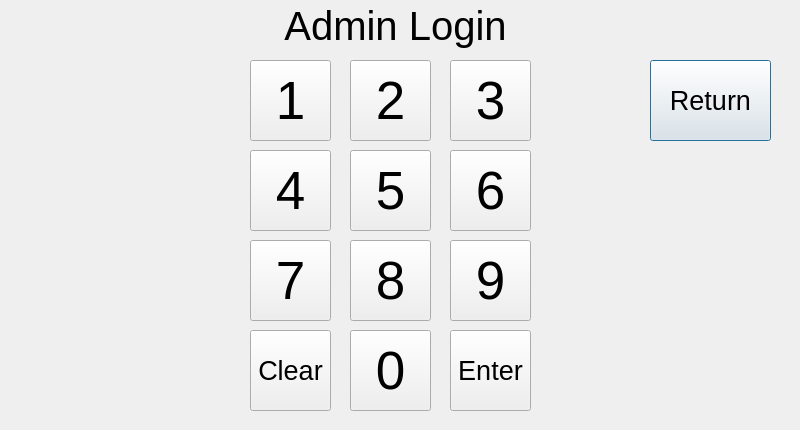
<?xml version="1.0" encoding="UTF-8"?>
<ui version="4.0">
 <class>Dialog</class>
 <widget class="QDialog" name="Dialog">
  <property name="geometry">
   <rect>
    <x>0</x>
    <y>0</y>
    <width>800</width>
    <height>430</height>
   </rect>
  </property>
  <property name="windowTitle">
   <string>Dialog</string>
  </property>
  <property name="styleSheet">
   <string notr="true">
</string>
  </property>
  <widget class="QPushButton" name="back">
   <property name="geometry">
    <rect>
     <x>650</x>
     <y>60</y>
     <width>121</width>
     <height>81</height>
    </rect>
   </property>
   <property name="font">
    <font>
     <pointsize>20</pointsize>
    </font>
   </property>
   <property name="styleSheet">
    <string notr="true"/>
   </property>
   <property name="text">
    <string>Return</string>
   </property>
  </widget>
  <widget class="QLabel" name="label">
   <property name="geometry">
    <rect>
     <x>230</x>
     <y>0</y>
     <width>331</width>
     <height>51</height>
    </rect>
   </property>
   <property name="font">
    <font>
     <pointsize>30</pointsize>
    </font>
   </property>
   <property name="text">
    <string>Admin Login</string>
   </property>
   <property name="alignment">
    <set>Qt::AlignCenter</set>
   </property>
  </widget>
  <widget class="QPushButton" name="one">
   <property name="geometry">
    <rect>
     <x>250</x>
     <y>60</y>
     <width>81</width>
     <height>81</height>
    </rect>
   </property>
   <property name="font">
    <font>
     <pointsize>40</pointsize>
    </font>
   </property>
   <property name="text">
    <string>1</string>
   </property>
  </widget>
  <widget class="QPushButton" name="two">
   <property name="geometry">
    <rect>
     <x>350</x>
     <y>60</y>
     <width>81</width>
     <height>81</height>
    </rect>
   </property>
   <property name="font">
    <font>
     <pointsize>40</pointsize>
    </font>
   </property>
   <property name="text">
    <string>2</string>
   </property>
  </widget>
  <widget class="QPushButton" name="three">
   <property name="geometry">
    <rect>
     <x>450</x>
     <y>60</y>
     <width>81</width>
     <height>81</height>
    </rect>
   </property>
   <property name="font">
    <font>
     <pointsize>40</pointsize>
    </font>
   </property>
   <property name="text">
    <string>3</string>
   </property>
  </widget>
  <widget class="QPushButton" name="four">
   <property name="geometry">
    <rect>
     <x>250</x>
     <y>150</y>
     <width>81</width>
     <height>81</height>
    </rect>
   </property>
   <property name="font">
    <font>
     <pointsize>40</pointsize>
    </font>
   </property>
   <property name="text">
    <string>4</string>
   </property>
  </widget>
  <widget class="QPushButton" name="five">
   <property name="geometry">
    <rect>
     <x>350</x>
     <y>150</y>
     <width>81</width>
     <height>81</height>
    </rect>
   </property>
   <property name="font">
    <font>
     <pointsize>40</pointsize>
    </font>
   </property>
   <property name="text">
    <string>5</string>
   </property>
  </widget>
  <widget class="QPushButton" name="six">
   <property name="geometry">
    <rect>
     <x>450</x>
     <y>150</y>
     <width>81</width>
     <height>81</height>
    </rect>
   </property>
   <property name="font">
    <font>
     <pointsize>40</pointsize>
    </font>
   </property>
   <property name="text">
    <string>6</string>
   </property>
  </widget>
  <widget class="QPushButton" name="seven">
   <property name="geometry">
    <rect>
     <x>250</x>
     <y>240</y>
     <width>81</width>
     <height>81</height>
    </rect>
   </property>
   <property name="font">
    <font>
     <pointsize>40</pointsize>
    </font>
   </property>
   <property name="text">
    <string>7</string>
   </property>
  </widget>
  <widget class="QPushButton" name="clear">
   <property name="geometry">
    <rect>
     <x>250</x>
     <y>330</y>
     <width>81</width>
     <height>81</height>
    </rect>
   </property>
   <property name="font">
    <font>
     <pointsize>20</pointsize>
    </font>
   </property>
   <property name="text">
    <string>Clear</string>
   </property>
  </widget>
  <widget class="QPushButton" name="eight">
   <property name="geometry">
    <rect>
     <x>350</x>
     <y>240</y>
     <width>81</width>
     <height>81</height>
    </rect>
   </property>
   <property name="font">
    <font>
     <pointsize>40</pointsize>
    </font>
   </property>
   <property name="text">
    <string>8</string>
   </property>
  </widget>
  <widget class="QPushButton" name="nine">
   <property name="geometry">
    <rect>
     <x>450</x>
     <y>240</y>
     <width>81</width>
     <height>81</height>
    </rect>
   </property>
   <property name="font">
    <font>
     <pointsize>40</pointsize>
    </font>
   </property>
   <property name="text">
    <string>9</string>
   </property>
  </widget>
  <widget class="QPushButton" name="zero">
   <property name="geometry">
    <rect>
     <x>350</x>
     <y>330</y>
     <width>81</width>
     <height>81</height>
    </rect>
   </property>
   <property name="font">
    <font>
     <pointsize>40</pointsize>
    </font>
   </property>
   <property name="text">
    <string>0</string>
   </property>
  </widget>
  <widget class="QPushButton" name="enter">
   <property name="geometry">
    <rect>
     <x>450</x>
     <y>330</y>
     <width>81</width>
     <height>81</height>
    </rect>
   </property>
   <property name="font">
    <font>
     <pointsize>20</pointsize>
    </font>
   </property>
   <property name="text">
    <string>Enter</string>
   </property>
  </widget>
 </widget>
 <resources/>
 <connections/>
</ui>
